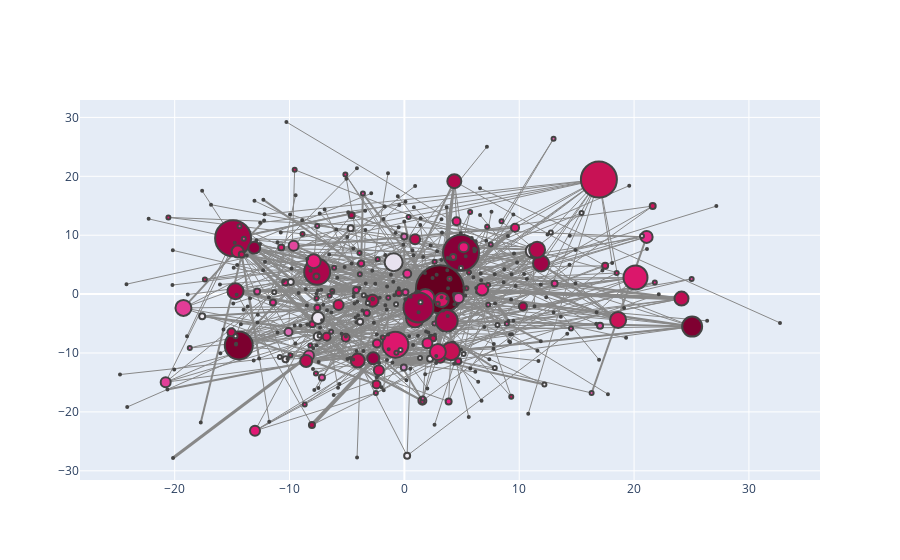

The code cell stored with this chart in its notebook:
### Code cell
configure_plotly_browser_state()
plotNetworkSizeColor_hoverinfo(teapartyGraph)
